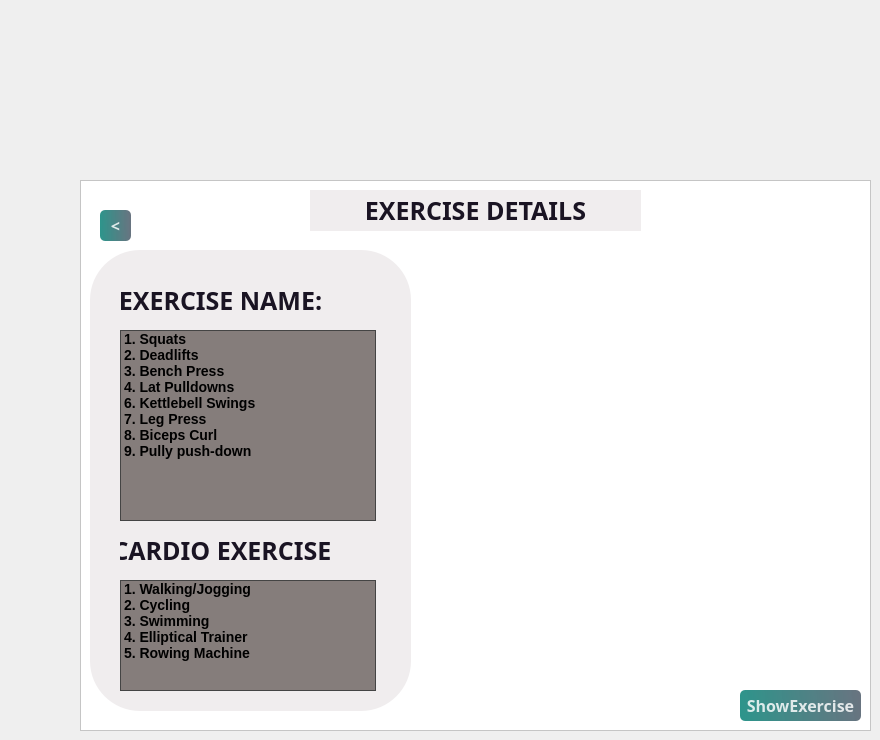
    <widget class="QWidget" name="Endomorphexercise">
     <widget class="QFrame" name="frame_31">
      <property name="geometry">
       <rect>
        <x>80</x>
        <y>180</y>
        <width>791</width>
        <height>551</height>
       </rect>
      </property>
      <property name="styleSheet">
       <string notr="true">color: rgb(255, 253, 248);
background-color: rgb(255, 255, 255);</string>
      </property>
      <property name="frameShape">
       <enum>QFrame::Shape::StyledPanel</enum>
      </property>
      <property name="frameShadow">
       <enum>QFrame::Shadow::Raised</enum>
      </property>
      <widget class="QListWidget" name="exerciselist_3">
       <property name="geometry">
        <rect>
         <x>40</x>
         <y>150</y>
         <width>256</width>
         <height>191</height>
        </rect>
       </property>
       <property name="styleSheet">
        <string notr="true">    background-color: #857d7b ;  /* Dark background color */
    color: #ffffff;             /* White text color */
    border: 1px solid #444444;  /* Solid border color */
    font-size: 14px;            /* Font size for readability */
    font-weight: bold;          /* Bold text for clarity */</string>
       </property>
       <item>
        <property name="text">
         <string>1. Squats</string>
        </property>
        <property name="toolTip">
         <string/>
        </property>
        <property name="statusTip">
         <string/>
        </property>
        <property name="whatsThis">
         <string/>
        </property>
        <property name="font">
         <font>
          <bold>true</bold>
         </font>
        </property>
        <property name="background">
         <brush brushstyle="NoBrush">
          <color alpha="255">
           <red>0</red>
           <green>0</green>
           <blue>0</blue>
          </color>
         </brush>
        </property>
        <property name="foreground">
         <brush brushstyle="SolidPattern">
          <color alpha="255">
           <red>0</red>
           <green>0</green>
           <blue>0</blue>
          </color>
         </brush>
        </property>
       </item>
       <item>
        <property name="text">
         <string>2. Deadlifts</string>
        </property>
        <property name="font">
         <font>
          <bold>true</bold>
         </font>
        </property>
        <property name="foreground">
         <brush brushstyle="SolidPattern">
          <color alpha="255">
           <red>0</red>
           <green>0</green>
           <blue>0</blue>
          </color>
         </brush>
        </property>
       </item>
       <item>
        <property name="text">
         <string>3. Bench Press</string>
        </property>
        <property name="font">
         <font>
          <bold>true</bold>
         </font>
        </property>
        <property name="foreground">
         <brush brushstyle="SolidPattern">
          <color alpha="255">
           <red>0</red>
           <green>0</green>
           <blue>0</blue>
          </color>
         </brush>
        </property>
       </item>
       <item>
        <property name="text">
         <string>4. Lat Pulldowns</string>
        </property>
        <property name="font">
         <font>
          <bold>true</bold>
         </font>
        </property>
        <property name="foreground">
         <brush brushstyle="SolidPattern">
          <color alpha="255">
           <red>0</red>
           <green>0</green>
           <blue>0</blue>
          </color>
         </brush>
        </property>
       </item>
       <item>
        <property name="text">
         <string>6. Kettlebell Swings</string>
        </property>
        <property name="font">
         <font>
          <bold>true</bold>
         </font>
        </property>
        <property name="foreground">
         <brush brushstyle="SolidPattern">
          <color alpha="255">
           <red>0</red>
           <green>0</green>
           <blue>0</blue>
          </color>
         </brush>
        </property>
       </item>
       <item>
        <property name="text">
         <string>7. Leg Press</string>
        </property>
        <property name="font">
         <font>
          <bold>true</bold>
         </font>
        </property>
        <property name="foreground">
         <brush brushstyle="SolidPattern">
          <color alpha="255">
           <red>0</red>
           <green>0</green>
           <blue>0</blue>
          </color>
         </brush>
        </property>
       </item>
       <item>
        <property name="text">
         <string>8. Biceps Curl</string>
        </property>
        <property name="font">
         <font>
          <bold>true</bold>
         </font>
        </property>
        <property name="foreground">
         <brush brushstyle="SolidPattern">
          <color alpha="255">
           <red>0</red>
           <green>0</green>
           <blue>0</blue>
          </color>
         </brush>
        </property>
       </item>
       <item>
        <property name="text">
         <string>9. Pully push-down</string>
        </property>
        <property name="font">
         <font>
          <bold>true</bold>
         </font>
        </property>
        <property name="foreground">
         <brush brushstyle="SolidPattern">
          <color alpha="255">
           <red>0</red>
           <green>0</green>
           <blue>0</blue>
          </color>
         </brush>
        </property>
       </item>
      </widget>
      <widget class="QLabel" name="label_86">
       <property name="geometry">
        <rect>
         <x>230</x>
         <y>10</y>
         <width>331</width>
         <height>41</height>
        </rect>
       </property>
       <property name="font">
        <font>
         <family>Sitka Banner</family>
         <pointsize>19</pointsize>
         <bold>true</bold>
        </font>
       </property>
       <property name="styleSheet">
        <string notr="true">
border-radius:150px;
color: #1A1423;

background-color: #F0EDEE;
</string>
       </property>
       <property name="text">
        <string>EXERCISE DETAILS</string>
       </property>
       <property name="alignment">
        <set>Qt::AlignmentFlag::AlignCenter</set>
       </property>
      </widget>
      <widget class="QListWidget" name="exerciselist_4">
       <property name="geometry">
        <rect>
         <x>40</x>
         <y>400</y>
         <width>256</width>
         <height>111</height>
        </rect>
       </property>
       <property name="styleSheet">
        <string notr="true">    background-color: #857d7b ;
    color: #ffffff;
    border: 1px solid #444444;
    font-size: 14px;
    font-weight: bold;   </string>
       </property>
       <item>
        <property name="text">
         <string>1. Walking/Jogging</string>
        </property>
        <property name="toolTip">
         <string/>
        </property>
        <property name="font">
         <font>
          <bold>true</bold>
         </font>
        </property>
        <property name="foreground">
         <brush brushstyle="SolidPattern">
          <color alpha="255">
           <red>0</red>
           <green>0</green>
           <blue>0</blue>
          </color>
         </brush>
        </property>
       </item>
       <item>
        <property name="text">
         <string>2. Cycling</string>
        </property>
        <property name="font">
         <font>
          <bold>true</bold>
         </font>
        </property>
        <property name="foreground">
         <brush brushstyle="SolidPattern">
          <color alpha="255">
           <red>0</red>
           <green>0</green>
           <blue>0</blue>
          </color>
         </brush>
        </property>
       </item>
       <item>
        <property name="text">
         <string>3. Swimming</string>
        </property>
        <property name="font">
         <font>
          <bold>true</bold>
         </font>
        </property>
        <property name="foreground">
         <brush brushstyle="SolidPattern">
          <color alpha="255">
           <red>0</red>
           <green>0</green>
           <blue>0</blue>
          </color>
         </brush>
        </property>
       </item>
       <item>
        <property name="text">
         <string>4. Elliptical Trainer</string>
        </property>
        <property name="font">
         <font>
          <bold>true</bold>
         </font>
        </property>
        <property name="foreground">
         <brush brushstyle="SolidPattern">
          <color alpha="255">
           <red>0</red>
           <green>0</green>
           <blue>0</blue>
          </color>
         </brush>
        </property>
       </item>
       <item>
        <property name="text">
         <string>5. Rowing Machine</string>
        </property>
        <property name="font">
         <font>
          <bold>true</bold>
         </font>
        </property>
        <property name="foreground">
         <brush brushstyle="SolidPattern">
          <color alpha="255">
           <red>0</red>
           <green>0</green>
           <blue>0</blue>
          </color>
         </brush>
        </property>
       </item>
      </widget>
      <widget class="QPushButton" name="back6">
       <property name="geometry">
        <rect>
         <x>20</x>
         <y>30</y>
         <width>31</width>
         <height>31</height>
        </rect>
       </property>
       <property name="font">
        <font>
         <family>Sitka Banner</family>
         <pointsize>12</pointsize>
         <bold>true</bold>
        </font>
       </property>
       <property name="styleSheet">
        <string notr="true">

QPushButton#back6{
        background-color: qlineargradient(spread:pad, x1:0, y1:0.505682, x2:1, y2:0.477, stop:0 rgba(11, 131, 120, 219), stop:1 rgba(85, 98, 112, 226));
        color:rgba(255, 255, 255, 210);
        border-radius:5px;
}

QPushButton#back6:hover{
        background-color: qlineargradient(spread:pad, x1:0, y1:0.505682, x2:1, y2:0.477, stop:0 rgba(150, 123, 111, 219), stop:1 rgba(85, 81, 84, 226));
}

QPushButton#back7:pressed{
        padding-left:5px;
        padding-top:5px;
        background-color:rgba(150, 123, 111, 255);
}
</string>
       </property>
       <property name="text">
        <string>&lt;</string>
       </property>
      </widget>
      <widget class="QLabel" name="label_91">
       <property name="geometry">
        <rect>
         <x>20</x>
         <y>100</y>
         <width>241</width>
         <height>41</height>
        </rect>
       </property>
       <property name="font">
        <font>
         <family>Sitka Banner</family>
         <pointsize>19</pointsize>
         <bold>true</bold>
        </font>
       </property>
       <property name="styleSheet">
        <string notr="true">
border-radius:150px;
color: #1A1423;

background-color: #F0EDEE;
</string>
       </property>
       <property name="text">
        <string>EXERCISE NAME:</string>
       </property>
       <property name="alignment">
        <set>Qt::AlignmentFlag::AlignCenter</set>
       </property>
      </widget>
      <widget class="QLabel" name="label_92">
       <property name="geometry">
        <rect>
         <x>40</x>
         <y>350</y>
         <width>211</width>
         <height>41</height>
        </rect>
       </property>
       <property name="font">
        <font>
         <family>Sitka Banner</family>
         <pointsize>19</pointsize>
         <bold>true</bold>
        </font>
       </property>
       <property name="styleSheet">
        <string notr="true">
border-radius:100px;
color: #1A1423;

background-color: #F0EDEE;
</string>
       </property>
       <property name="text">
        <string>CARDIO EXERCISE:</string>
       </property>
       <property name="alignment">
        <set>Qt::AlignmentFlag::AlignCenter</set>
       </property>
      </widget>
      <widget class="QLabel" name="label_93">
       <property name="geometry">
        <rect>
         <x>10</x>
         <y>70</y>
         <width>321</width>
         <height>461</height>
        </rect>
       </property>
       <property name="styleSheet">
        <string notr="true">
background-color: #F0EDEE;
border-radius:50px;</string>
       </property>
       <property name="text">
        <string/>
       </property>
      </widget>
      <widget class="QPushButton" name="showexercise2">
       <property name="geometry">
        <rect>
         <x>660</x>
         <y>510</y>
         <width>121</width>
         <height>31</height>
        </rect>
       </property>
       <property name="font">
        <font>
         <family>Sitka Banner</family>
         <pointsize>12</pointsize>
         <bold>true</bold>
        </font>
       </property>
       <property name="styleSheet">
        <string notr="true">

QPushButton#showexercise2{
        background-color: qlineargradient(spread:pad, x1:0, y1:0.505682, x2:1, y2:0.477, stop:0 rgba(11, 131, 120, 219), stop:1 rgba(85, 98, 112, 226));
        color:rgba(255, 255, 255, 210);
        border-radius:5px;
}

QPushButton#showexercise2:hover{
        background-color: qlineargradient(spread:pad, x1:0, y1:0.505682, x2:1, y2:0.477, stop:0 rgba(150, 123, 111, 219), stop:1 rgba(85, 81, 84, 226));
}

QPushButton#showexercise2:pressed{
        padding-left:5px;
        padding-top:5px;
        background-color:rgba(150, 123, 111, 255);
}

</string>
       </property>
       <property name="text">
        <string>ShowExercise</string>
       </property>
      </widget>
      <widget class="QLabel" name="label_76">
       <property name="geometry">
        <rect>
         <x>370</x>
         <y>70</y>
         <width>321</width>
         <height>431</height>
        </rect>
       </property>
       <property name="styleSheet">
        <string notr="true">border-image: url(:/images/exerciseworkout.jpg);
border-radius:50px;</string>
       </property>
       <property name="text">
        <string/>
       </property>
       <property name="scaledContents">
        <bool>true</bool>
       </property>
      </widget>
      <zorder>label_86</zorder>
      <zorder>back6</zorder>
      <zorder>label_93</zorder>
      <zorder>exerciselist_3</zorder>
      <zorder>exerciselist_4</zorder>
      <zorder>label_92</zorder>
      <zorder>label_91</zorder>
      <zorder>showexercise2</zorder>
      <zorder>label_76</zorder>
     </widget>
    </widget>
